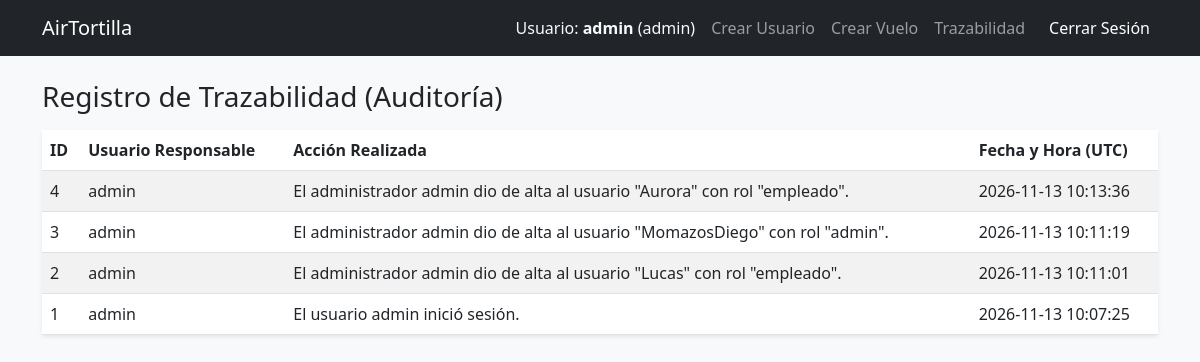
Page /admin/audit_logs (signed in) on the earlier database version.
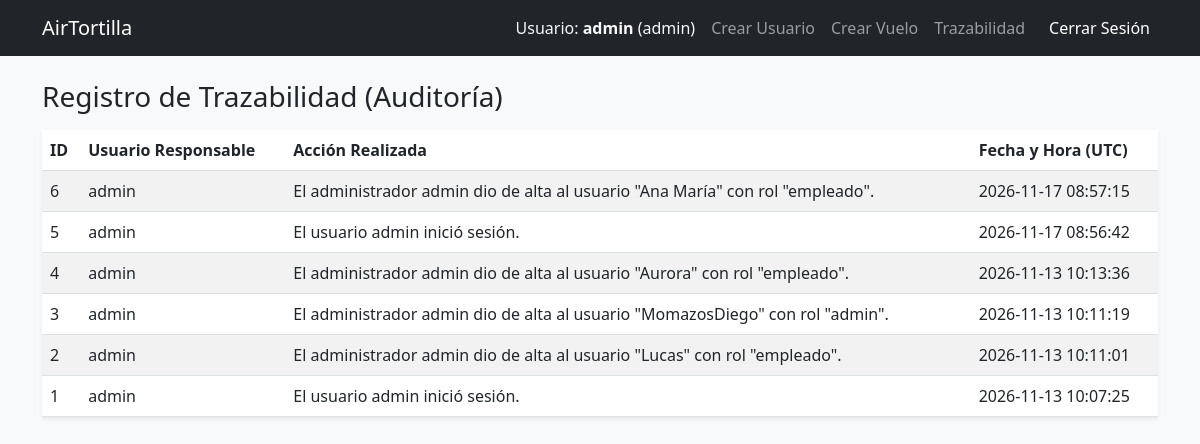
Same page on the later database version.
### app.py (models this page shows)
class AuditLog(db.Model):
  id = db.Column(db.Integer, primary_key=True)
  user_id = db.Column(db.Integer, db.ForeignKey('user.id'), nullable=False)
  action = db.Column(db.String(255), nullable=False)
  timestamp = db.Column(db.DateTime, default=datetime.utcnow)
  user = db.relationship('User', backref=db.backref('audit_logs', lazy=True))

class User(UserMixin, db.Model):
  id = db.Column(db.Integer, primary_key=True)
  username = db.Column(db.String(150), unique=True, nullable=False)
  password = db.Column(db.String(255), nullable=False)
  role = db.Column(
      db.String(50), nullable=False, default='empleado'
  )  # 'admin' o 'empleado'

### app.py (the view)
@app.route('/admin/audit_logs')
@login_required
def view_audit_logs():
  if current_user.role != 'admin':
    flash('Acceso denegado.', 'danger')
    return redirect(url_for('index'))
  logs = AuditLog.query.order_by(AuditLog.timestamp.desc()).all()
  return render_template('audit_logs.html', logs=logs)

### app.py (called while the page is built)
@login_manager.user_loader
def load_user(user_id):
  return User.query.get(int(user_id))

### templates/audit_logs.html
{% extends "base.html" %}
{% block content %}
<h3>Registro de Trazabilidad (Auditoría)</h3>
<table class="table table-striped mt-3 bg-white shadow-sm">
    <thead>
        <tr>
            <th>ID</th>
            <th>Usuario Responsable</th>
            <th>Acción Realizada</th>
            <th>Fecha y Hora (UTC)</th>
        </tr>
    </thead>
    <tbody>
        {% for log in logs %}
        <tr>
            <td>{{ log.id }}</td>
            <td>{{ log.user.username }}</td>
            <td>{{ log.action }}</td>
            <td>{{ log.timestamp.strftime('%Y-%m-%d %H:%M:%S') }}</td>
        </tr>
        {% endfor %}
    </tbody>
</table>
{% endblock %}

Differences in the rows shown:
added AuditLog: id "6", user.username "admin", action "El administrador admin dio de alta al usuario \"Ana María\" con rol \"empleado\".", timestamp "2026-11-17 08:57:15"
added AuditLog: id "5", user.username "admin", action "El usuario admin inició sesión.", timestamp "2026-11-17 08:56:42"
